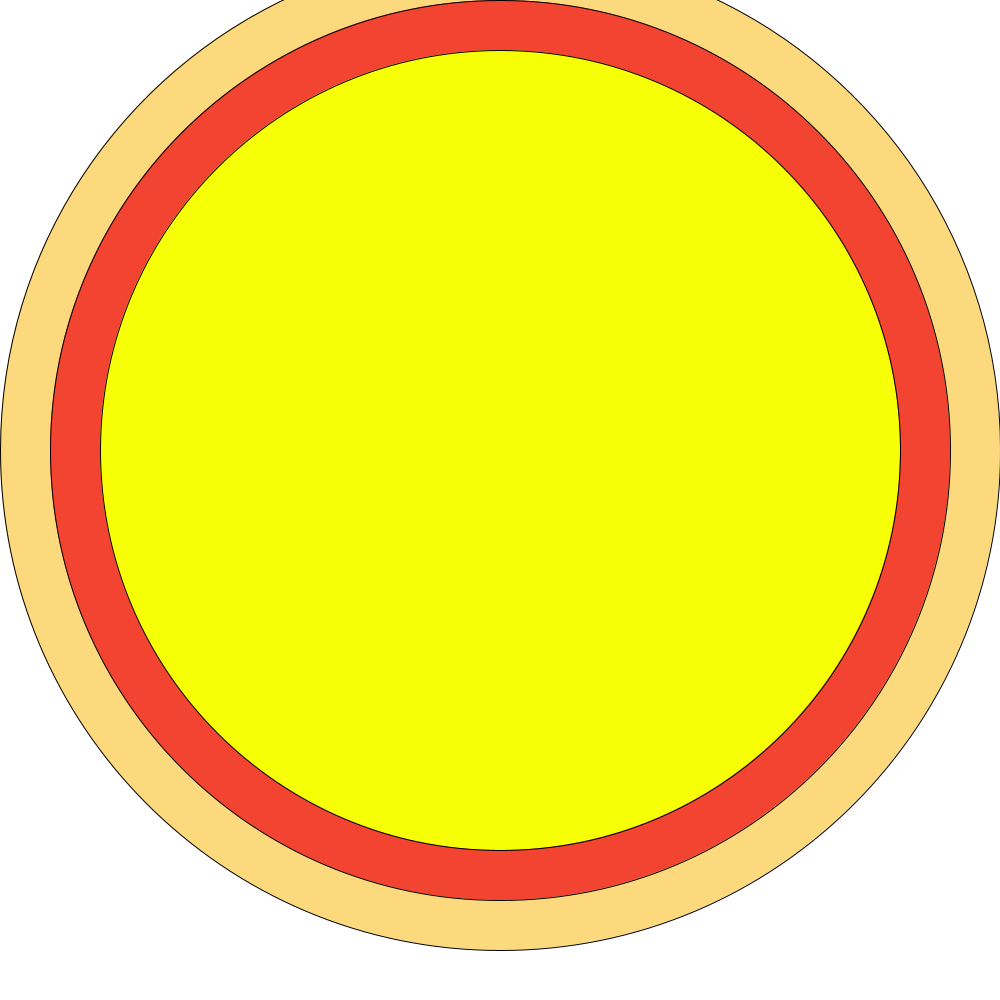
Frame 1 (no input)
Frame 60 (the mouse pressed at the canvas centre just before this capture): identical to frame 1, image omitted
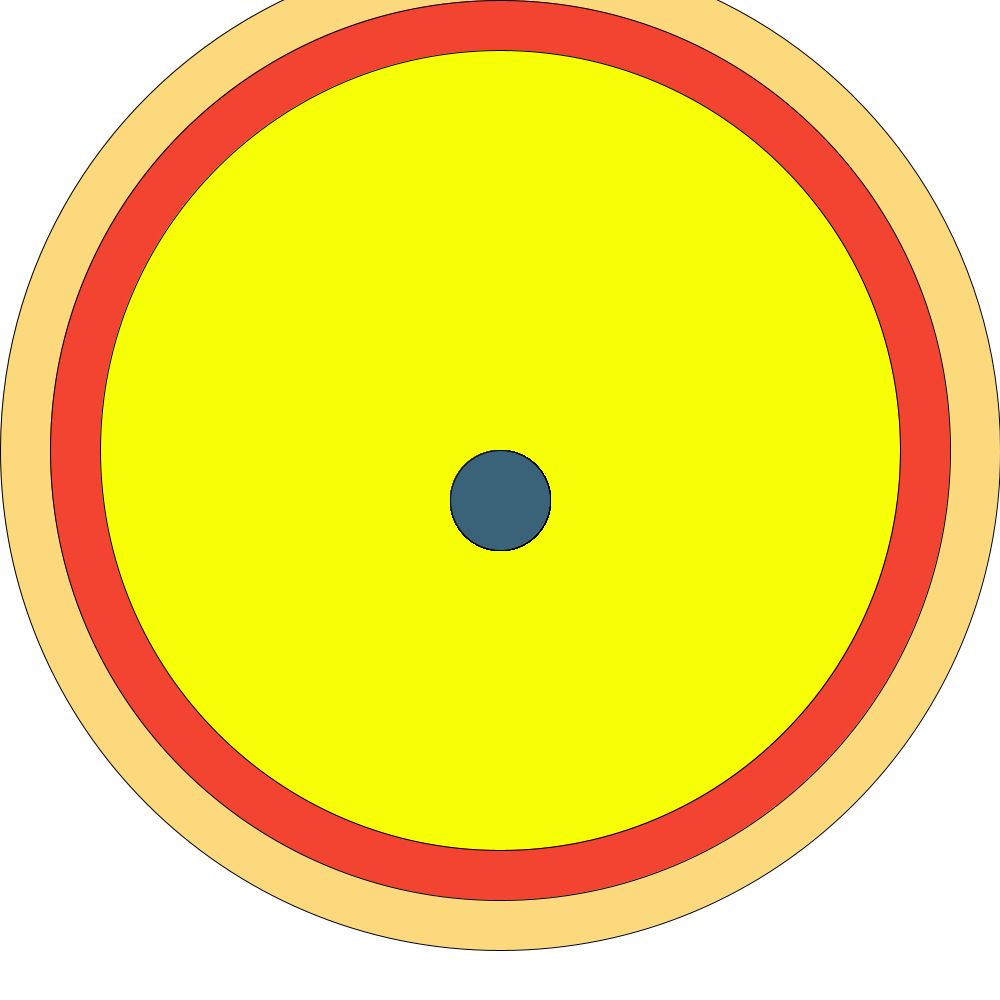
Frame 120 (the mouse held since frame 60 and released just before this capture)

The Processing sketch that drew these frames (run headless with seeded random() and noise(); from frame 60 on, the mouse is pressed at the canvas centre):

// Processing sketch: pizza
// ── pizza.pde

void setup() {
    size (1000,1000);
        background(255);




fill (#FCD97D);
ellipse (500,450,1000,1000);
fill (#F24431);
ellipse (500,450,900,900);
fill (#F6FF05);
ellipse (500,450,800,800);
}
void draw() {


  fill (random(255), random(255), random(255));
  if (mousePressed) {
ellipse (mouseX,mouseY,100,100);
  }
}
